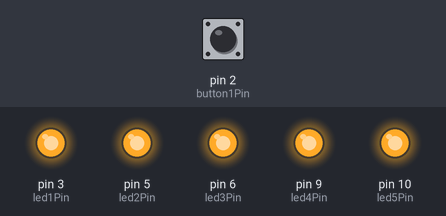
Bench run of a sketch on a simulated Arduino Uno, built with avr-gcc and run on an emulated ATmega328P. Shown: output pins drawn as LEDs (lit = HIGH). Inputs (shaded band) come from the test bench; at power-on: pin 2 (button1Pin) HIGH.

Above: at 6.4 s.
6.5 s: pin 2 (button1Pin) pulled LOW for 0.15 s
At 7.3 s:
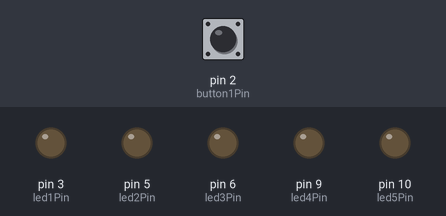
At 8.4 s:
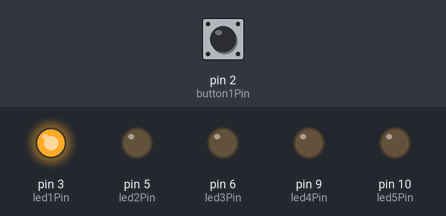
Timing chart, 0 to 13.1 s (numbered marks = the images above; inputs shaded):
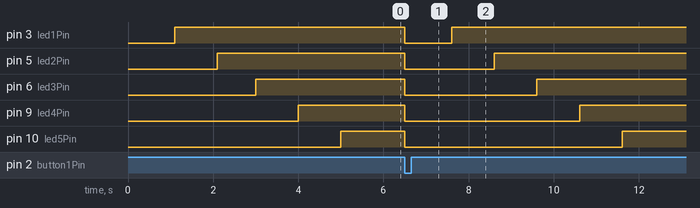

The sketch:

1g.ino
```cpp
struct Timer
{
    unsigned long startTime;

    void reset()
    {
        startTime = millis();
    }

    unsigned long getElapsedTime()
    {
        return millis() - startTime;
    }

    bool isFinished(unsigned long duration)
    {
        return getElapsedTime() >= duration;
    }
};

Timer timer1;
Timer timer2;
Timer timer3;
Timer timer4;
Timer timer5;

// Set pin values
int led1Pin = 3;
int led2Pin = 5;
int led3Pin = 6;
int led4Pin = 9;
int led5Pin = 10;

int button1Pin = 2;

void setup()
{
    Serial.begin(9600);

    pinMode(button1Pin, INPUT);

    pinMode(led1Pin, OUTPUT);
    pinMode(led2Pin, OUTPUT);
    pinMode(led3Pin, OUTPUT);
    pinMode(led4Pin, OUTPUT);
    pinMode(led5Pin, OUTPUT);
}

void loop()
{
    if (!digitalRead(button1Pin))
    {
        timer1.reset();
        timer2.reset();
        timer3.reset();
        timer4.reset();
        timer5.reset();

        digitalWrite(led1Pin, LOW);
        digitalWrite(led2Pin, LOW);
        digitalWrite(led3Pin, LOW);
        digitalWrite(led4Pin, LOW);
        digitalWrite(led5Pin, LOW);
    }
    else
    {
        if (timer1.isFinished(1000))
        {
            digitalWrite(led1Pin, HIGH);
        }

        if (timer2.isFinished(2000))
        {
            digitalWrite(led2Pin, HIGH);
        }

        if (timer3.isFinished(3000))
        {
            digitalWrite(led3Pin, HIGH);
        }

        if (timer4.isFinished(4000))
        {
            digitalWrite(led4Pin, HIGH);
        }

        if (timer5.isFinished(5000))
        {
            digitalWrite(led5Pin, HIGH);
        }
    }

    delay(100);
}
```

Measured:
- after the input at 6.5 s, pin 3 (led1Pin): HIGH → LOW at once, → HIGH 1.1 s later; pin 5 (led2Pin): HIGH → LOW at once, → HIGH 2.1 s later; pin 6 (led3Pin): HIGH → LOW at once, → HIGH 3.1 s later; pin 9 (led4Pin): HIGH → LOW at once, → HIGH 4.1 s later; pin 10 (led5Pin): HIGH → LOW at once, → HIGH 5.1 s later
